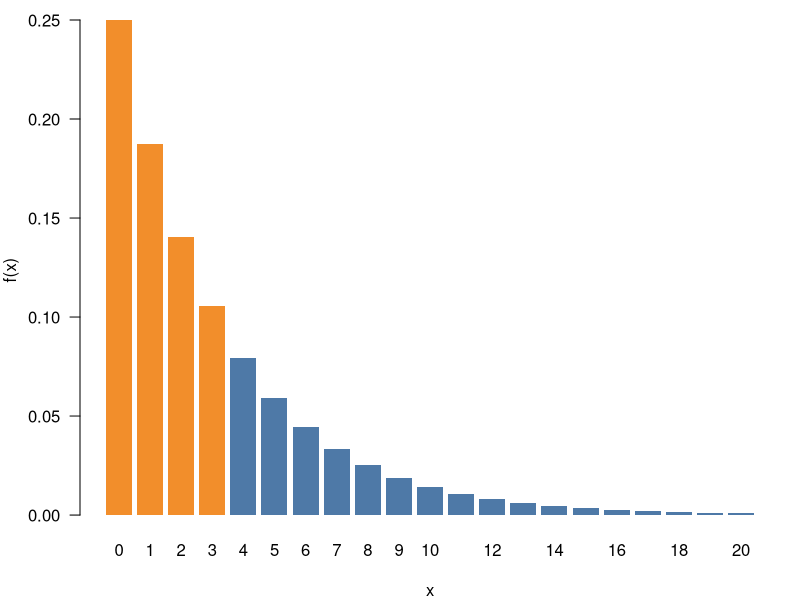

Recreate this plot in R.
## ---- chunk 1
#| label: setup
#| include: false
set.seed(2026)
# ελληνικοί χαρακτήρες στα γραφήματα και σε locale "C"
invisible(Sys.setlocale("LC_CTYPE", "C.UTF-8"))
fmt <- function(x, d = 2) formatC(x, format = "f", digits = d, decimal.mark = ",")
pct <- function(x, d = 1) paste0(fmt(100 * x, d), "%")
## ---- chunk 2
#| label: pmf-r
x <- 1:3
f <- x^2 / 14
c(all_in_01 = all(f >= 0 & f <= 1), total = sum(f))
# P(X >= 2)
sum(f[x >= 2])
# 10.000 τιμές της X και σχετικές συχνότητες
sims <- sample(x, 10000, replace = TRUE, prob = f)
round(table(sims) / 10000, 3)
## ---- chunk 3
#| label: geo-r
#| fig-width: 6
#| fig-height: 3
#| fig-alt: "Ραβδόγραμμα της σ.μ.π. f(x) = (1/4)(3/4)^x για x από 0 έως 20. Οι στήλες φθίνουν γεωμετρικά, με τις τιμές 0 έως 3 τονισμένες."
x <- 0:20
f <- 0.25 * 0.75^x
all.equal(f, dgeom(x, prob = 0.25))
# P(0 <= X <= 3)
sum(f[x <= 3])
par(mar = c(4, 4, 1, 1))
barplot(f, names.arg = x, col = ifelse(x <= 3, "#f28e2b", "#4e79a7"),
        border = NA, xlab = "x", ylab = "f(x)", las = 1)
